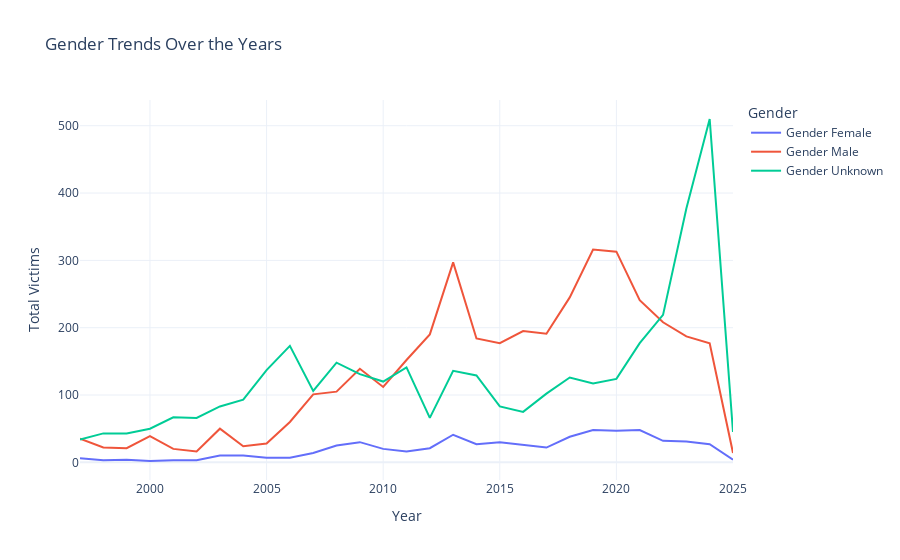

Notebook code for this chart:
### Markdown cell above
Worldwide security incidences shows males were the highest victims with a 1484 by Ambush then followed by Combat/Crossfire with 595. Females are not highly affected by the security incidences.

### Code cell
import pandas as pd
import plotly.express as px

# Sample DataFrame (Replace with your actual data)
# df = pd.read_csv("your_data.csv")

# Reshaping the DataFrame: Melting gender columns into a single 'Gender' column
df_melted = df1.melt(id_vars=["Year"], 
                     value_vars=["Gender Male", "Gender Female", "Gender Unknown"], 
                     var_name="Gender", 
                     value_name="Total Victims")

# Summing up the number of victims per gender for each year
df_gender_trends = df_melted.groupby(["Year", "Gender"])["Total Victims"].sum().reset_index()

# Line chart to visualize gender trends over time
fig = px.line(df_gender_trends, x="Year", y="Total Victims", 
              color="Gender",
              title="Gender Trends Over the Years",
              labels={"Total Victims": "Number of Victims", "Gender": "Gender Type"},
              template="plotly_white")

fig.update_layout(xaxis_title="Year", 
                  yaxis_title="Total Victims",
                  legend_title="Gender",
                  hovermode="x unified")

fig.show()

### Figure 1 — Plotly figure (JSON) as saved in the notebook; plotly's stock layout.template omitted (floating-point values rounded to 4 significant figures)
{"data": [{"hovertemplate": "Gender Type=Gender Female<br>Year=%{x}<br>Number of Victims=%{y}<extra></extra>", "legendgroup": "Gender Female", "line": {"color": "#636efa", "dash": "solid"}, "marker": {"symbol": "circle"}, "mode": "lines", "name": "Gender Female", "orientation": "v", "showlegend": true, "type": "scatter", "x": [1997, 1998, 1999, 2000, 2001, 2002, 2003, 2004, 2005, 2006, 2007, 2008, 2009, 2010, 2011, 2012, 2013, 2014, 2015, 2016, 2017, 2018, 2019, 2020, 2021, 2022, 2023, 2024, 2025], "xaxis": "x", "y": [6, 3, 4, 2, 3, 3, 10, 10, 7, 7, 14, 25, 30, 20, 16, 21, 41, 27, 30, 26, 22, 38, 48, 47, 48, 32, 31, 27, 4], "yaxis": "y"}, {"hovertemplate": "Gender Type=Gender Male<br>Year=%{x}<br>Number of Victims=%{y}<extra></extra>", "legendgroup": "Gender Male", "line": {"color": "#EF553B", "dash": "solid"}, "marker": {"symbol": "circle"}, "mode": "lines", "name": "Gender Male", "orientation": "v", "showlegend": true, "type": "scatter", "x": [1997, 1998, 1999, 2000, 2001, 2002, 2003, 2004, 2005, 2006, 2007, 2008, 2009, 2010, 2011, 2012, 2013, 2014, 2015, 2016, 2017, 2018, 2019, 2020, 2021, 2022, 2023, 2024, 2025], "xaxis": "x", "y": [35, 22, 21, 39, 20, 16, 50, 24, 28, 60, 101, 105, 139, 112, 152, 190, 297, 184, 177, 195, 191, 245, 316, 313, 241, 208, 187, 177, 14], "yaxis": "y"}, {"hovertemplate": "Gender Type=Gender Unknown<br>Year=%{x}<br>Number of Victims=%{y}<extra></extra>", "legendgroup": "Gender Unknown", "line": {"color": "#00cc96", "dash": "solid"}, "marker": {"symbol": "circle"}, "mode": "lines", "name": "Gender Unknown", "orientation": "v", "showlegend": true, "type": "scatter", "x": [1997, 1998, 1999, 2000, 2001, 2002, 2003, 2004, 2005, 2006, 2007, 2008, 2009, 2010, 2011, 2012, 2013, 2014, 2015, 2016, 2017, 2018, 2019, 2020, 2021, 2022, 2023, 2024, 2025], "xaxis": "x", "y": [34, 43, 43, 50, 67, 66, 83, 93, 137, 173, 106, 148, 131, 120, 141, 66, 136, 129, 83, 75, 102, 126, 117, 124, 177, 219, 377, 510, 45], "yaxis": "y"}], "layout": {"hovermode": "x unified", "legend": {"title": {"text": "Gender"}, "tracegroupgap": 0}, "title": {"text": "Gender Trends Over the Years"}, "xaxis": {"anchor": "y", "domain": [0, 1], "title": {"text": "Year"}}, "yaxis": {"anchor": "x", "domain": [0, 1], "title": {"text": "Total Victims"}}}}
